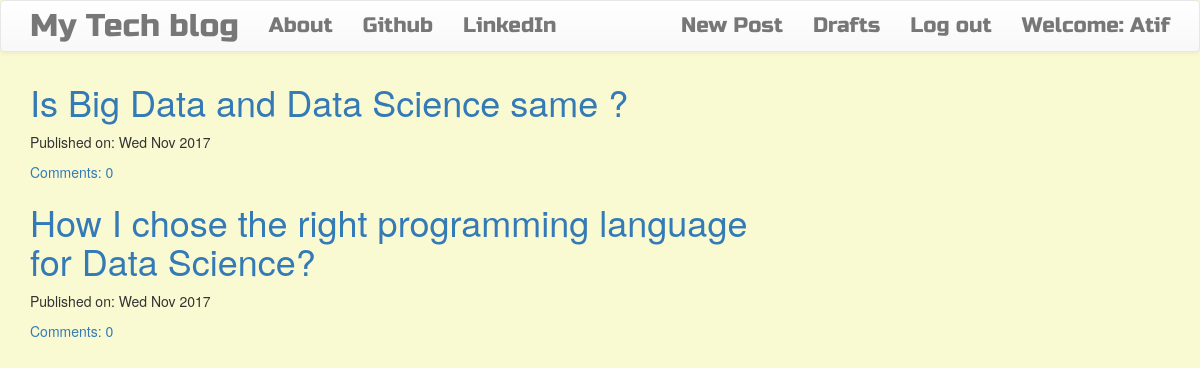
Screenshot of / (signed in) with the database file from the repository.
### blog/models.py (models this page shows, shortened)
class Post(models.Model):
    author = models.ForeignKey('auth.User')
    title = models.CharField(max_length=200)
    text = models.TextField()
    created_date = models.DateTimeField(default=timezone.now)
    published_date = models.DateTimeField(blank=True, null=True)
    def approve_comments(self):
        return self.comments.filter(approved_comment=True)

### blog/views.py (the view)
# urls.py: url(r'^$',views.PostListView.as_view(),name='post_list'),
class PostListView(ListView):
    model = Post
    def get_queryset(self):
        return Post.objects.filter(published_date__lte=timezone.now()).order_by('-published_date')

### blog/templates/blog/post_list.html
{% extends 'blog/base.html' %}
{% block content %}
<div class="centerstage">
    {% for post in post_list %}
        <div class="post">
            <h1><a href="{% url 'post_detail' pk=post.pk %}">{{ post.title }}</a></h1>
            <div class="date">
                <p>Published on: {{ post.published_date|date:"D M Y"}}</p>
            </div>
            <a href="{% url 'post_detail' pk=post.pk %}">Comments: {{ post.approve_comments.count }}</a>
        </div>
    {% endfor %}
</div>
{% endblock %}

### blog/templates/blog/base.html (shortened to what this page needs)
<!DOCTYPE html>
{% load staticfiles %}
<html>
    <head>
        <link rel="stylesheet" href="https://maxcdn.bootstrapcdn.com/bootstrap/3.3.7/css/bootstrap.min.css">
        <link rel="stylesheet" href="https://maxcdn.bootstrapcdn.com/bootstrap/3.3.7/css/bootstrap-theme.min.css">
        <link rel="stylesheet" href="//cdn.jsdelivr.net/medium-editor/latest/css/medium-editor.min.css" type="text/css" media="screen" charset="utf-8">
        <link rel="stylesheet" href="{% static 'css/blog.css' %}">
<body class='loader'>
  <nav class="navbar navbar-default techfont custom-navbar">
    <div class="container">
      <ul class="nav navbar-nav">
        <li><a class='navbar-brand bigbrand' href="{% url 'post_list' %}">My Tech blog</a></li>
        <li><a href="{% url 'about'%}">About</a></li>
        <li><a href="https://github.com/Atif8Ted">Github</a></li>
        <li><a href="https://www.linkedin.com/in/atifimam/">LinkedIn</a></li>
      </ul>
      <ul class="nav navbar-nav navbar-right">
        {% if user.is_authenticated %}
        <li>
          <a href="{% url 'post_new' %}" >New Post</a>
        </li>
        <li>
          <a href="{% url 'post_draft_list' %}">Drafts</a>
        </li>
        <li>
          <a href="{% url 'logout' %}" >Log out</a>
        </li>
        <li>
          <a >Welcome: {{ user.username }}</a>
        </li>
          {% else %}
          <li><a class='nav navbar-right' href="{% url 'login' %}" ><span class="glyphicon glyphicon-user"></span> Login</a></li>
        {% endif %}
      </ul>
  </div>
</nav>
        <div class="content container">
            <div class="row">
                <div class="col-md-8">
                  <div class="blog_posts">
                    {% block content %}
                    {% endblock %}
                  </div>
                </div>
            </div>
        </div>
</body>
</html>

### blog/static/css/blog.css (style rules this page uses)
.techfont { font-family: 'Russo One', sans-serif; font-size: 1.5em; margin-bottom: 10px; }
.centerstage { margin-left: auto; margin-right: auto; }
.bigbrand { font-size: 1.5em; }
.loader { filter: hue-rotate(0deg); color: linear-gradient(45deg, #0f8, #08f); animation: hue 5000ms infinite linear; }
body { background: lightgoldenrodyellow; }

### rows the page displays
Post: title "Is Big Data and Data Science same ?", published_date "Wed Nov 2017", approve_comments.count "0"
Post: title "How I chose the right programming language for Data Science?", published_date "Wed Nov 2017", approve_comments.count "0"

### other values shown
{{ user.username }} "Atif"
